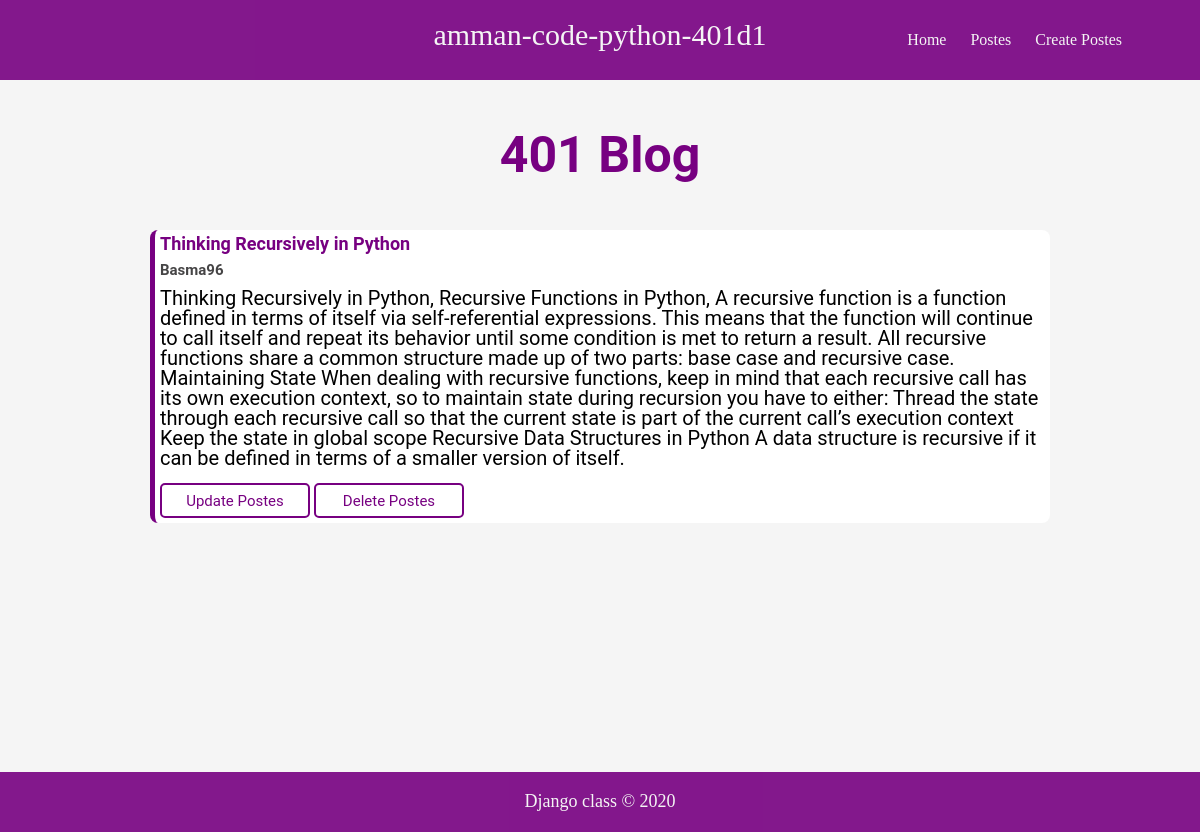
The app's page /blog/6 with its own data.
### blog/models.py (models this page shows, shortened)
class Post(models.Model):
    title = models.CharField(max_length=64)
    author = models.ForeignKey('auth.user', on_delete=models.CASCADE)
    body = models.TextField()

### blog/views.py (the view)
# urls.py: path('blog/<int:pk>', PostDetailView.as_view(), name = 'post_detail'),
class PostDetailView(DetailView):
    template_name = 'post_detail.html'
    model = Post

### templates/post_detail.html
{% extends 'base.html' %}
{% block content %}
<h2>401 Blog</h2>
<div class="div">
    <h3>{{ post.title }}</h3>
    <h4>{{ post.author }}</h4>
    <p>{{ post.body }}</p>
    <div style="padding: 5px;">
        <button><a href="{% url 'post_update'  post.pk %}">Update Postes</a></button>
        <button><a href="{% url 'post_delete'  post.pk %}">Delete Postes</a></button>
    </div>
</div>
{% endblock content %}

### static/styles/base.css (style rules this page uses)
* { font-family: 'Roboto', sans-serif; }
body { background-color: #f5f5f5; }
a { text-decoration: none; color: #770081; }
button { background-color: white; border: 2px solid #770081; border-radius: 5px; color: #770081; cursor: pointer; font-size: 15px; height: 35px; width: 150px; }

### static/styles/layout.css (style rules this page uses)
main h2 { color: #770081; font-size: 50px; font-weight: bolder; margin: 50px 0; text-align: center; }
.div h3 { color: #770081; font-size: 18px; font-weight: bolder; padding: 5px; }
.div h4 { color: #464546; font-size: 15px; font-weight: bolder; padding: 5px; }
.div p { color: #000000; font-size: 20px; font-weight: normal; padding: 5px 10px 10px 5px; }
button a { color: #770081; cursor: pointer; }

### static/styles/modules.css (style rules this page uses)
.div { background-color: white; border-bottom-left-radius: 8px; border-bottom-right-radius: 8px; border-top-left-radius: 8px; border-top-right-radius: 8px; border-left: 5px solid #770081; margin-bottom: 30px; }

### records on screen
Post: title "Thinking Recursively in Python", author "Basma96", body "Thinking Recursively in Python, Recursive Functions in Python, A recursive function is a function defined in terms of itself via self-referential expressions. This means that the function will continue to call itself and repeat its behavior until some condition is met to return a result. All recursive functions share a common structure made up of two parts: base case and recursive case. Maintaining State When dealing with recursive functions, keep in mind that each recursive call has its own execution context, so to maintain state during recursion you have to either: Thread the state through each recursive call so that the current state is part of the current call’s execution context Keep…"
